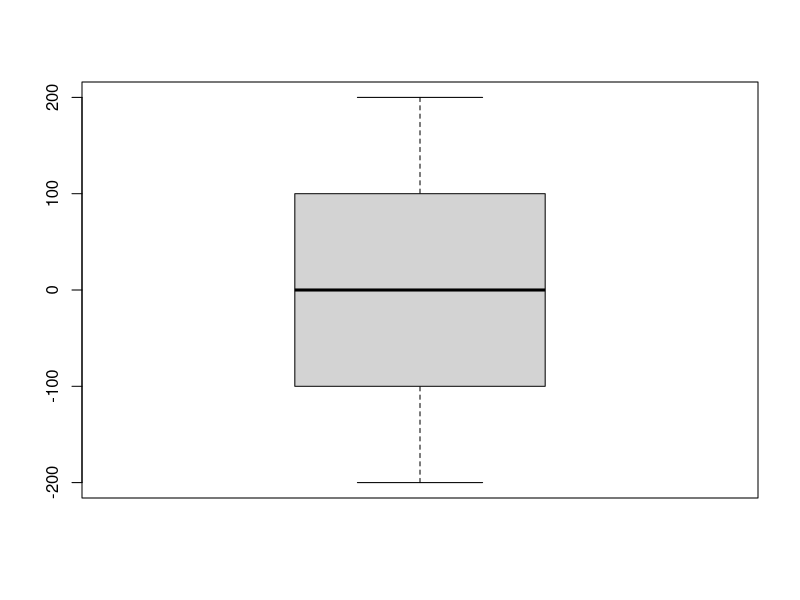
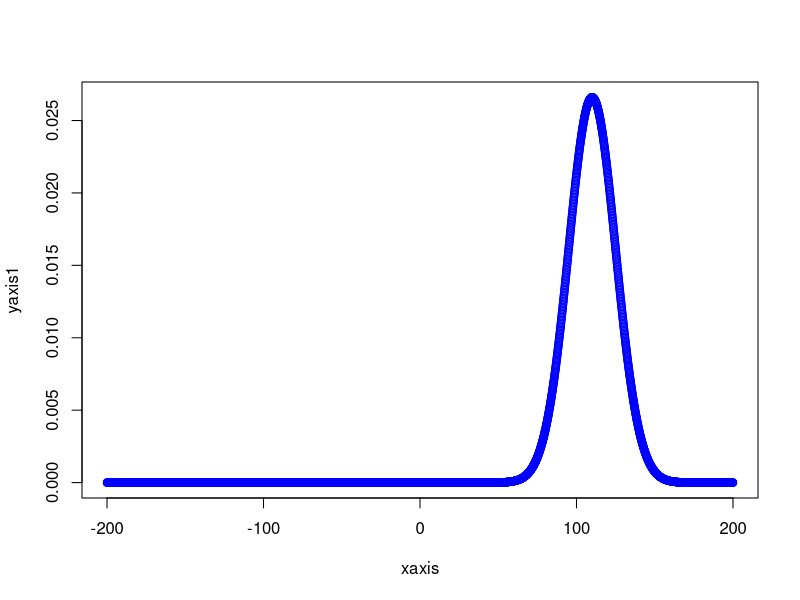
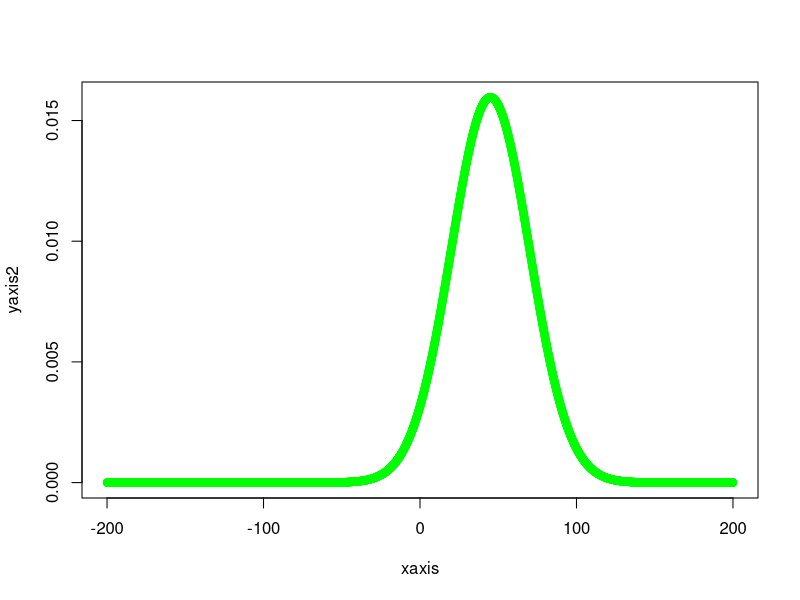
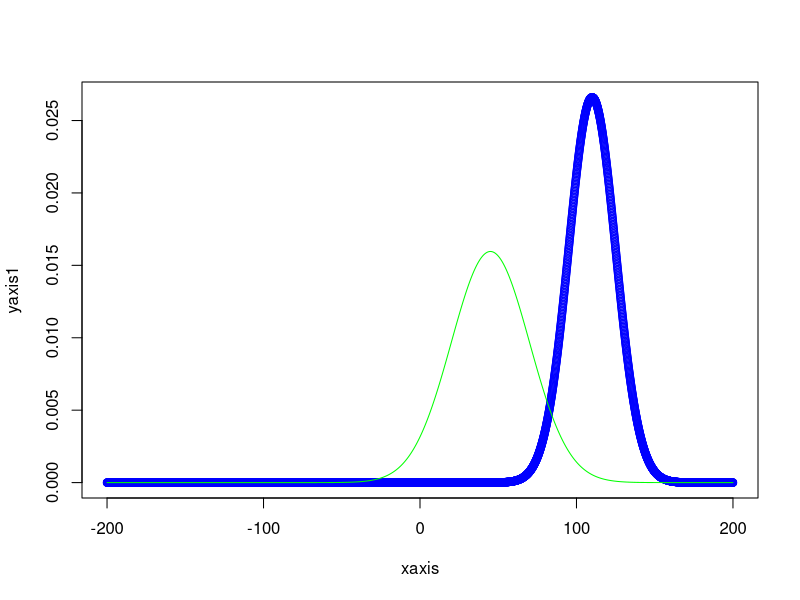

Write the R code that produced these figures, in order.
## ---- chunk 1
knitr::opts_chunk$set(echo = TRUE)
## ---- chunk 2
xaxis = seq(from=-200,to=200,by=.1)
boxplot(xaxis)
## ---- chunk 3
yaxis1 = dnorm(x=xaxis, mean = 110, sd=15)
## ---- chunk 4
plot(xaxis,yaxis1,col="blue")

## ---- chunk 5
yaxis2 = dnorm(x=xaxis, mean = 45, sd=25)
plot(xaxis,yaxis2,col="green")
## ---- chunk 6
plot(xaxis,yaxis1,col="blue")
lines(xaxis,yaxis2,col="green")
## ---- chunk 7
(area1=sum(yaxis1*.1))
(area2=sum(yaxis2*.1))
